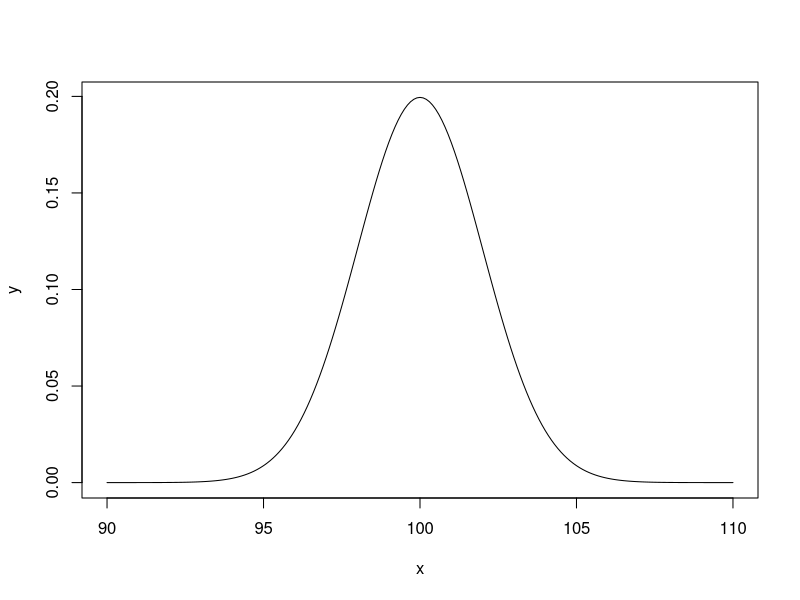
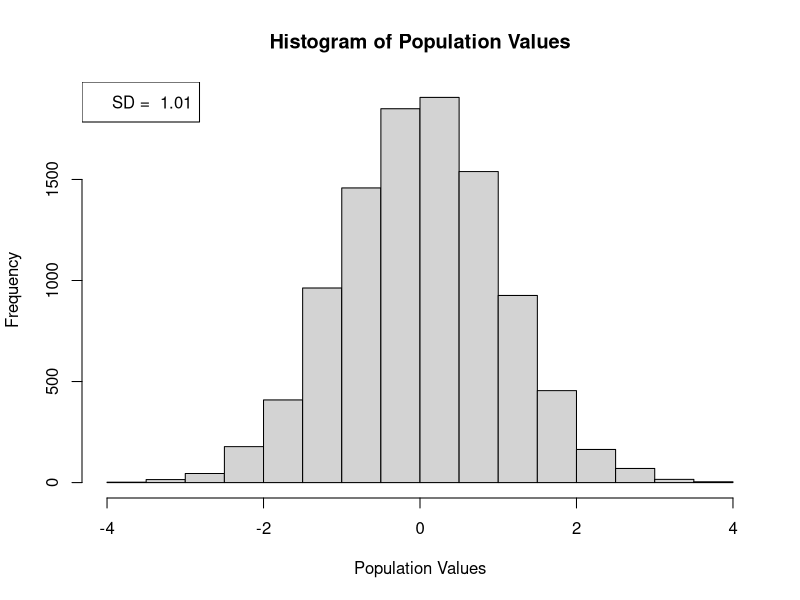
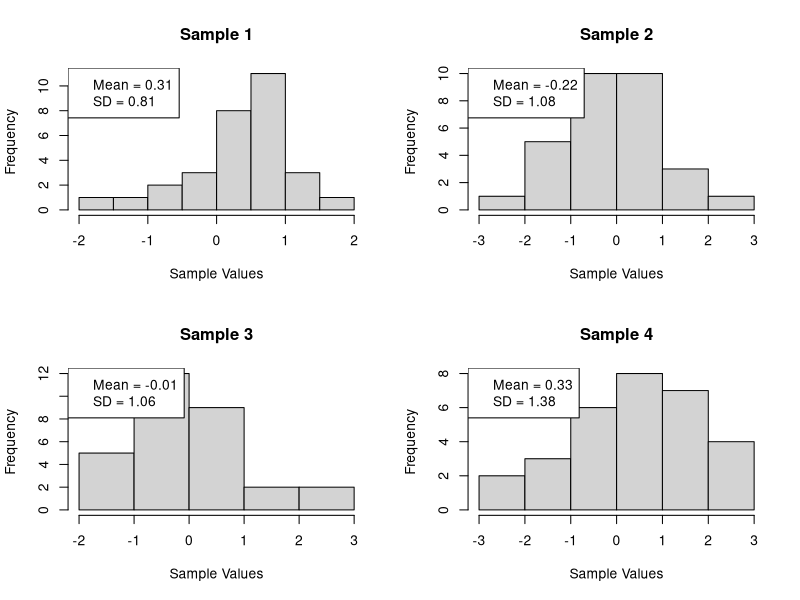

Recreate these plots in R, in order.
## construct a normal distribution 
# create a sequence of number from 90 to 100
x <- seq(90, 110, by = 0.1)
# find PDF of x
y <- dnorm(x, mean = 100, sd = 2)
# plot the normal line
plot(x, y, type = 'l', lwd = 1)

## demostrate sampling variability
# generate 10000 values from a standard normal distribution
population <- rnorm(10000,0,1)
# observe the first 10 values
population[1:10]
# create a histogram
hist(population,
     main="Histogram of Population Values",
     xlab="Population Values",
     col="light gray")
legend('topleft', 
       legend = paste('SD = ', round(sd(population), 2)))

set.seed(40)
# random sample 4 samples of size 30
s30 <- NULL 
for (i in 1:4) {
  s30 <- cbind(s30, sample(population,30))
  colnames(s30)[i] <- paste("sample", i, sep="") }
s30 <- data.frame(s30)
# look at the summary of 10 samples
summary(s30)
# Plot in 2 by 2 array
par(mfrow=c(2,2))           

hist(s30$sample1,
     main="Sample 1",
     xlab="Sample Values",
     col="light gray")
legend("topleft",
       legend=c(paste("Mean =",round(mean(s30$sample1),2)),
                paste("SD =",round(sd(s30$sample1),2))))

hist(s30$sample2,
     main="Sample 2",
     xlab="Sample Values",
     col="light gray")
legend("topleft",
       legend=c(paste("Mean =",round(mean(s30$sample2),2)),
                paste("SD =",round(sd(s30$sample2),2))))

hist(s30$sample3,
     main="Sample 3",
     xlab="Sample Values",
     col="light gray")
legend("topleft",
       legend=c(paste("Mean =",round(mean(s30$sample3),2)),
                paste("SD =",round(sd(s30$sample3),2))))

hist(s30$sample4,
     main="Sample 4",
     xlab="Sample Values",
     col="light gray")
legend("topleft",
       legend=c(paste("Mean =",round(mean(s30$sample4),2)),
                paste("SD =",round(sd(s30$sample4),2))))
